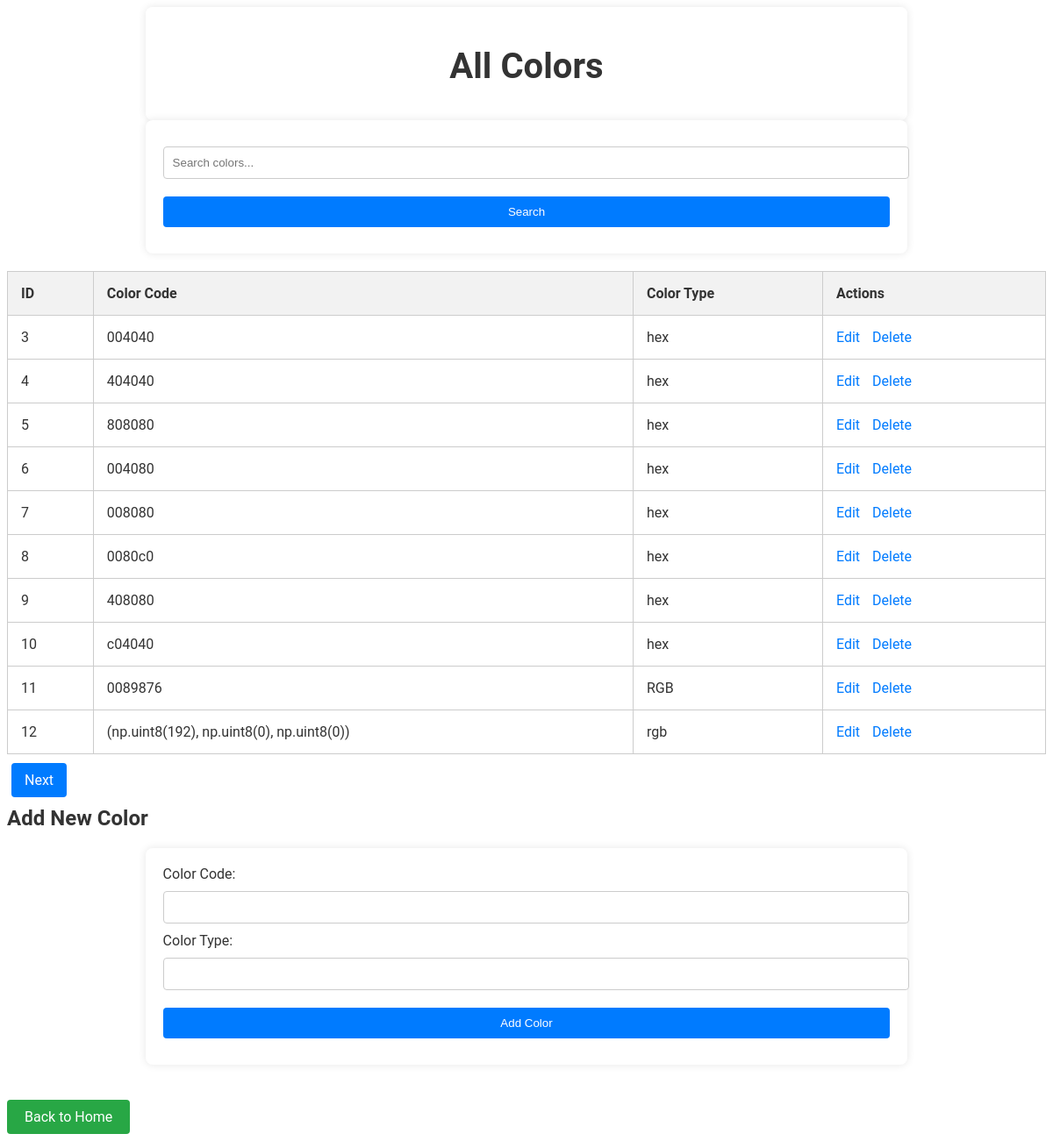
/colors, run on an earlier commit of the app's database.
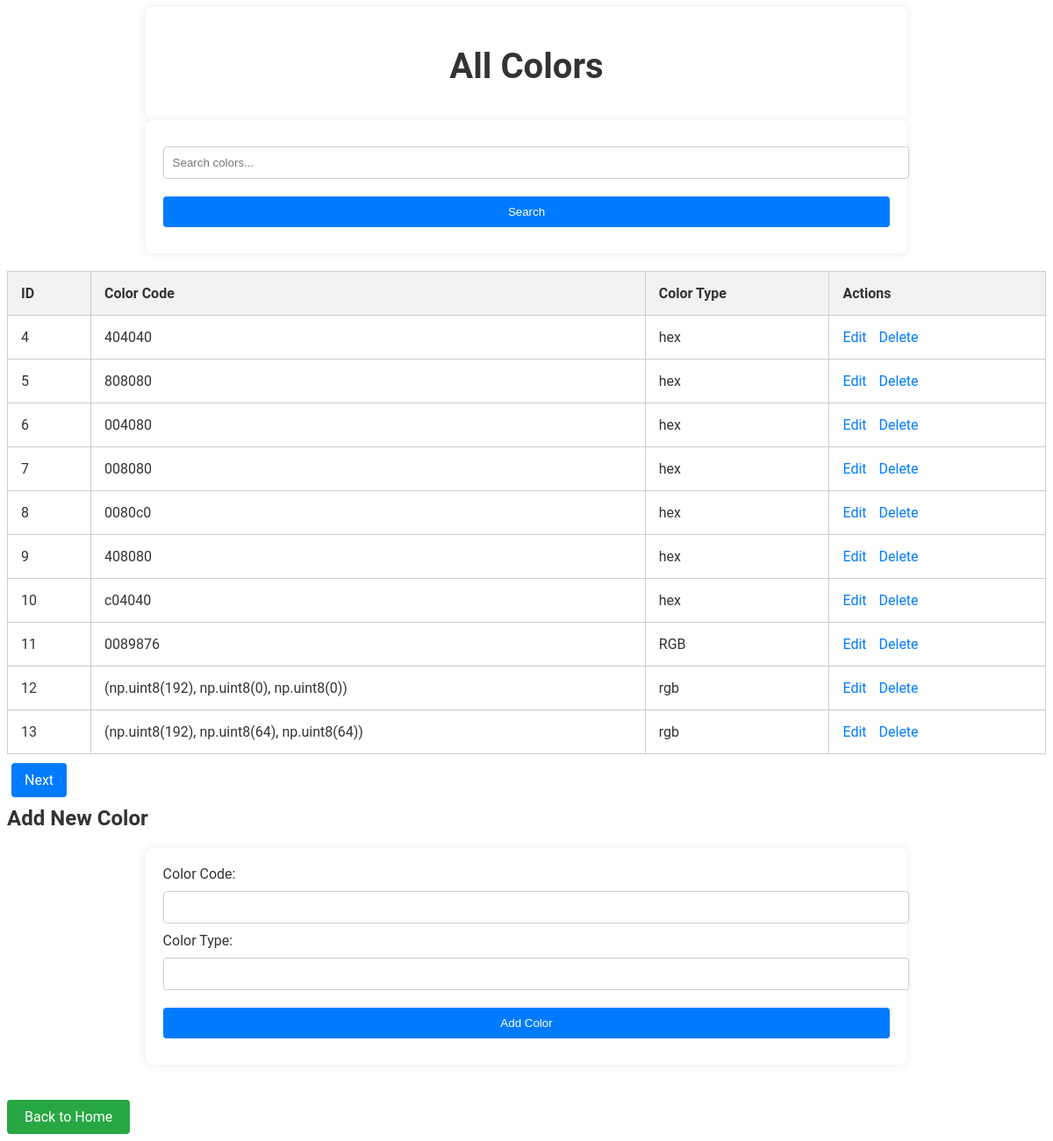
And on a later commit of the database.
### app.py (models this page shows)
class ColorPalette(db.Model):
    id = db.Column(db.Integer, primary_key=True)
    color_code = db.Column(db.String(7), nullable=False)
    color_type = db.Column(db.String(3), nullable=False)

### app.py (the view)
@app.route('/colors', methods=['GET', 'POST'])
def colors():
    search_query = request.args.get('search', '')
    page = request.args.get('page', 1, type=int)
    if search_query:
        colors = ColorPalette.query.filter(
            (ColorPalette.color_code.contains(search_query)) |
            (ColorPalette.color_type.contains(search_query))
        ).paginate(page=page, per_page=10)
    else:
        colors = ColorPalette.query.paginate(page=page, per_page=10)
    return render_template('colors.html', colors=colors, search_query=search_query)

### templates/colors.html (shortened to what this page needs)
<!DOCTYPE html>
<html lang="en">
<head>
</head>
<body>
    <header>
        <h1>All Colors</h1>
    </header>
    <form method="GET" action="{{ url_for('colors') }}">
        <input type="text" name="search" placeholder="Search colors..." value="{{ search_query }}">
        <input type="submit" value="Search">
    </form>
    <table>
        <tr>
            <th>ID</th>
            <th>Color Code</th>
            <th>Color Type</th>
            <th>Actions</th>
        </tr>
        {% for color in colors.items %}
        <tr>
            <td>{{ color.id }}</td>
            <td>{{ color.color_code }}</td>
            <td>{{ color.color_type }}</td>
            <td class="actions">
                <a href="{{ url_for('edit_color', id=color.id) }}">Edit</a>
                <a href="{{ url_for('delete_color', id=color.id) }}">Delete</a>
            </td>
        </tr>
        {% endfor %}
    </table>
    <div class="pagination">
        {% if colors.has_next %}
            <a href="{{ url_for('colors', page=colors.next_num, search=search_query) }}">Next</a>
        {% endif %}
    </div>
    <h2>Add New Color</h2>
    <form action="{{ url_for('colors') }}" method="POST" class="add-color-form">
        <label for="color_code">Color Code:</label>
        <input type="text" id="color_code" name="color_code" required>
        <br>
        <label for="color_type">Color Type:</label>
        <input type="text" id="color_type" name="color_type" required>
        <br>
        <input type="submit" value="Add Color">
    </form>
    <a href="{{ url_for('index') }}" class="back-to-home-link">Back to Home</a>
</body>
</html>

### templates/colors.html (style rules this page uses)
body { font-family: 'Roboto', sans-serif; background: url('https://source.unsplash.com/1600x900/?nature,forest') no-repeat center center fixed; background-size: cover; color: #333; overflow-x: hidden; }
header, form, main { margin: auto; width: 70%; padding: 1.1rem 1.2rem; background: rgba(255, 255, 255, 0.8); border-radius: 8px; box-shadow: 0 0 10px rgba(0, 0, 0, 0.1); }
h1 { font-size: 2.5rem; margin-bottom: 20px; color: #333; text-align: center; animation: fadeIn 2s ease-in-out; }
form { background-color: #fff; padding: 20px; border-radius: 8px; box-shadow: 0 0 10px rgba(0, 0, 0, 0.1); margin-bottom: 20px; animation: slideIn 1s ease-in-out; }
input[type="text"], input[type="submit"] { margin: 10px 0; padding: 10px; width: 100%; border: 1px solid #ccc; border-radius: 4px; }
input[type="submit"] { background-color: #007BFF; color: white; border: none; padding: 10px 20px; border-radius: 4px; transition: background-color 0.3s ease; cursor: pointer; }
table { width: 100%; border-collapse: collapse; margin-bottom: 20px; animation: fadeIn 1s ease-in-out; }
table, th, td { border: 1px solid #ccc; }
th, td { padding: 15px; text-align: left; }
th { background-color: #f2f2f2; }
.actions a { margin-right: 10px; color: #007BFF; text-decoration: none; transition: color 0.3s ease; }
.pagination a { margin: 0 5px; padding: 10px 15px; background-color: #007BFF; color: white; text-decoration: none; border-radius: 4px; transition: background-color 0.3s ease; }
.add-color-form { background-color: #fff; padding: 20px; border-radius: 8px; box-shadow: 0 0 10px rgba(0, 0, 0, 0.1); animation: slideIn 1s ease-in-out; }
.back-to-home-link { display: inline-block; margin-top: 20px; padding: 10px 20px; background-color: #28a745; color: white; text-decoration: none; border-radius: 4px; transition: background-color 0.3s ease; }

What changed in the data, as far as the page shows it:
removed ColorPalette: id "3", color_code "004040", color_type "hex"
now on this page (row unchanged): ColorPalette: id "13", color_code "(np.uint8(192), np.uint8(64), np.uint8(64))", color_type "rgb"
